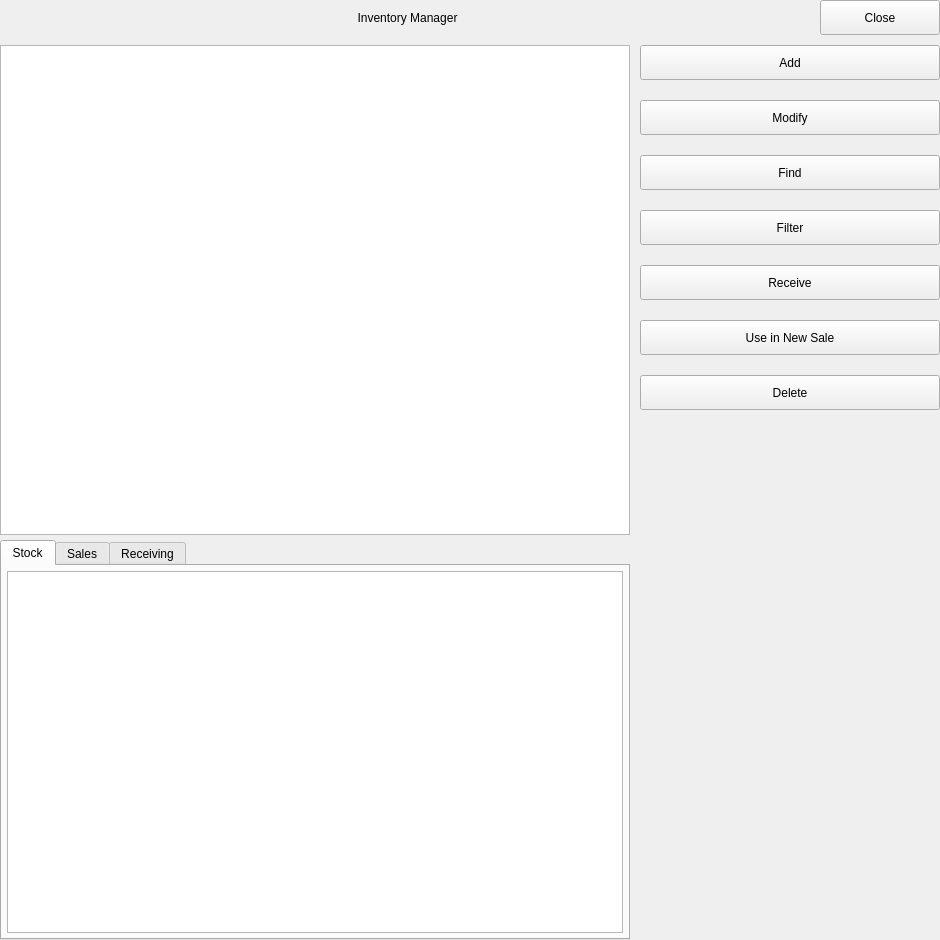
<?xml version="1.0" encoding="UTF-8"?>
<ui version="4.0">
 <class>InventoryManager</class>
 <widget class="QWidget" name="InventoryManager">
  <property name="geometry">
   <rect>
    <x>0</x>
    <y>0</y>
    <width>940</width>
    <height>940</height>
   </rect>
  </property>
  <property name="minimumSize">
   <size>
    <width>940</width>
    <height>940</height>
   </size>
  </property>
  <property name="windowTitle">
   <string>Inventory Manager</string>
  </property>
  <property name="styleSheet">
   <string notr="true"/>
  </property>
  <layout class="QVBoxLayout" name="verticalLayout_3">
   <property name="spacing">
    <number>10</number>
   </property>
   <property name="leftMargin">
    <number>0</number>
   </property>
   <property name="topMargin">
    <number>0</number>
   </property>
   <property name="rightMargin">
    <number>0</number>
   </property>
   <property name="bottomMargin">
    <number>0</number>
   </property>
   <item>
    <widget class="QWidget" name="widget" native="true">
     <property name="maximumSize">
      <size>
       <width>16777215</width>
       <height>35</height>
      </size>
     </property>
     <layout class="QHBoxLayout" name="horizontalLayout">
      <property name="spacing">
       <number>5</number>
      </property>
      <property name="leftMargin">
       <number>0</number>
      </property>
      <property name="topMargin">
       <number>0</number>
      </property>
      <property name="rightMargin">
       <number>0</number>
      </property>
      <property name="bottomMargin">
       <number>0</number>
      </property>
      <item>
       <widget class="QLabel" name="lb_window_title">
        <property name="minimumSize">
         <size>
          <width>0</width>
          <height>35</height>
         </size>
        </property>
        <property name="maximumSize">
         <size>
          <width>16777215</width>
          <height>35</height>
         </size>
        </property>
        <property name="text">
         <string>Inventory Manager</string>
        </property>
        <property name="alignment">
         <set>Qt::AlignmentFlag::AlignCenter</set>
        </property>
       </widget>
      </item>
      <item>
       <widget class="QPushButton" name="pb_window_close">
        <property name="minimumSize">
         <size>
          <width>120</width>
          <height>35</height>
         </size>
        </property>
        <property name="maximumSize">
         <size>
          <width>120</width>
          <height>35</height>
         </size>
        </property>
        <property name="text">
         <string>Close</string>
        </property>
        <property name="icon">
         <iconset resource="../assets/images/icons.qrc">
          <normaloff>:/Icons/close_white.svg</normaloff>:/Icons/close_white.svg</iconset>
        </property>
        <property name="iconSize">
         <size>
          <width>20</width>
          <height>20</height>
         </size>
        </property>
       </widget>
      </item>
     </layout>
    </widget>
   </item>
   <item>
    <widget class="QWidget" name="widget_2" native="true">
     <layout class="QHBoxLayout" name="horizontalLayout_2">
      <property name="spacing">
       <number>10</number>
      </property>
      <property name="leftMargin">
       <number>0</number>
      </property>
      <property name="topMargin">
       <number>0</number>
      </property>
      <property name="rightMargin">
       <number>0</number>
      </property>
      <property name="bottomMargin">
       <number>0</number>
      </property>
      <item>
       <widget class="QWidget" name="main_content" native="true">
        <layout class="QVBoxLayout" name="verticalLayout">
         <property name="spacing">
          <number>5</number>
         </property>
         <property name="leftMargin">
          <number>0</number>
         </property>
         <property name="topMargin">
          <number>0</number>
         </property>
         <property name="rightMargin">
          <number>0</number>
         </property>
         <property name="bottomMargin">
          <number>0</number>
         </property>
         <item>
          <widget class="QTableView" name="tbl_products"/>
         </item>
         <item>
          <widget class="QTabWidget" name="tab_product_details">
           <property name="minimumSize">
            <size>
             <width>0</width>
             <height>300</height>
            </size>
           </property>
           <property name="maximumSize">
            <size>
             <width>16777215</width>
             <height>400</height>
            </size>
           </property>
           <property name="currentIndex">
            <number>0</number>
           </property>
           <widget class="QWidget" name="tab_stock">
            <attribute name="title">
             <string>Stock</string>
            </attribute>
            <layout class="QGridLayout" name="gridLayout">
             <property name="leftMargin">
              <number>5</number>
             </property>
             <property name="topMargin">
              <number>5</number>
             </property>
             <property name="rightMargin">
              <number>5</number>
             </property>
             <property name="bottomMargin">
              <number>5</number>
             </property>
             <property name="horizontalSpacing">
              <number>5</number>
             </property>
             <item row="0" column="0">
              <widget class="QTableView" name="tbl_product_stock"/>
             </item>
            </layout>
           </widget>
           <widget class="QWidget" name="tab_sales">
            <attribute name="title">
             <string>Sales</string>
            </attribute>
            <layout class="QGridLayout" name="gridLayout_3">
             <property name="leftMargin">
              <number>5</number>
             </property>
             <property name="topMargin">
              <number>5</number>
             </property>
             <property name="rightMargin">
              <number>5</number>
             </property>
             <property name="bottomMargin">
              <number>5</number>
             </property>
             <property name="spacing">
              <number>5</number>
             </property>
             <item row="0" column="0">
              <widget class="QTableView" name="tbl_product_sales"/>
             </item>
            </layout>
           </widget>
           <widget class="QWidget" name="tab_receiving">
            <attribute name="title">
             <string>Receiving</string>
            </attribute>
            <layout class="QGridLayout" name="gridLayout_2">
             <property name="leftMargin">
              <number>5</number>
             </property>
             <property name="topMargin">
              <number>5</number>
             </property>
             <property name="rightMargin">
              <number>5</number>
             </property>
             <property name="bottomMargin">
              <number>5</number>
             </property>
             <property name="spacing">
              <number>5</number>
             </property>
             <item row="0" column="0">
              <widget class="QTableView" name="tbl_product_receiving"/>
             </item>
            </layout>
           </widget>
          </widget>
         </item>
        </layout>
       </widget>
      </item>
      <item>
       <widget class="QWidget" name="side_menu" native="true">
        <property name="minimumSize">
         <size>
          <width>300</width>
          <height>0</height>
         </size>
        </property>
        <property name="maximumSize">
         <size>
          <width>300</width>
          <height>16777215</height>
         </size>
        </property>
        <property name="layoutDirection">
         <enum>Qt::LayoutDirection::LeftToRight</enum>
        </property>
        <layout class="QVBoxLayout" name="verticalLayout_2">
         <property name="spacing">
          <number>20</number>
         </property>
         <property name="leftMargin">
          <number>0</number>
         </property>
         <property name="topMargin">
          <number>0</number>
         </property>
         <property name="rightMargin">
          <number>0</number>
         </property>
         <property name="bottomMargin">
          <number>0</number>
         </property>
         <item>
          <widget class="QPushButton" name="pb_add">
           <property name="minimumSize">
            <size>
             <width>0</width>
             <height>35</height>
            </size>
           </property>
           <property name="maximumSize">
            <size>
             <width>16777215</width>
             <height>35</height>
            </size>
           </property>
           <property name="text">
            <string>Add</string>
           </property>
           <property name="icon">
            <iconset resource="../assets/images/icons.qrc">
             <normaloff>:/Icons/add.svg</normaloff>:/Icons/add.svg</iconset>
           </property>
           <property name="iconSize">
            <size>
             <width>20</width>
             <height>20</height>
            </size>
           </property>
          </widget>
         </item>
         <item>
          <widget class="QPushButton" name="pb_modify">
           <property name="minimumSize">
            <size>
             <width>0</width>
             <height>35</height>
            </size>
           </property>
           <property name="maximumSize">
            <size>
             <width>16777215</width>
             <height>35</height>
            </size>
           </property>
           <property name="text">
            <string>Modify</string>
           </property>
           <property name="icon">
            <iconset resource="../assets/images/icons.qrc">
             <normaloff>:/Icons/edit.svg</normaloff>:/Icons/edit.svg</iconset>
           </property>
           <property name="iconSize">
            <size>
             <width>20</width>
             <height>20</height>
            </size>
           </property>
          </widget>
         </item>
         <item>
          <widget class="QPushButton" name="pb_find">
           <property name="minimumSize">
            <size>
             <width>0</width>
             <height>35</height>
            </size>
           </property>
           <property name="maximumSize">
            <size>
             <width>16777215</width>
             <height>35</height>
            </size>
           </property>
           <property name="text">
            <string>Find</string>
           </property>
           <property name="icon">
            <iconset resource="../assets/images/icons.qrc">
             <normaloff>:/Icons/search.svg</normaloff>:/Icons/search.svg</iconset>
           </property>
           <property name="iconSize">
            <size>
             <width>20</width>
             <height>20</height>
            </size>
           </property>
          </widget>
         </item>
         <item>
          <widget class="QPushButton" name="pb_filter">
           <property name="minimumSize">
            <size>
             <width>0</width>
             <height>35</height>
            </size>
           </property>
           <property name="maximumSize">
            <size>
             <width>16777215</width>
             <height>35</height>
            </size>
           </property>
           <property name="text">
            <string>Filter</string>
           </property>
           <property name="icon">
            <iconset resource="../assets/images/icons.qrc">
             <normaloff>:/Icons/filter.svg</normaloff>:/Icons/filter.svg</iconset>
           </property>
           <property name="iconSize">
            <size>
             <width>20</width>
             <height>20</height>
            </size>
           </property>
          </widget>
         </item>
         <item>
          <widget class="QPushButton" name="pb_receive">
           <property name="minimumSize">
            <size>
             <width>0</width>
             <height>35</height>
            </size>
           </property>
           <property name="maximumSize">
            <size>
             <width>16777215</width>
             <height>35</height>
            </size>
           </property>
           <property name="text">
            <string>Receive</string>
           </property>
           <property name="icon">
            <iconset resource="../assets/images/icons.qrc">
             <normaloff>:/Icons/items_bulk.svg</normaloff>:/Icons/items_bulk.svg</iconset>
           </property>
           <property name="iconSize">
            <size>
             <width>20</width>
             <height>20</height>
            </size>
           </property>
          </widget>
         </item>
         <item>
          <widget class="QPushButton" name="pb_use_in_sale">
           <property name="minimumSize">
            <size>
             <width>0</width>
             <height>35</height>
            </size>
           </property>
           <property name="maximumSize">
            <size>
             <width>16777215</width>
             <height>35</height>
            </size>
           </property>
           <property name="text">
            <string>Use in New Sale</string>
           </property>
           <property name="icon">
            <iconset resource="../assets/images/icons.qrc">
             <normaloff>:/Icons/shopping_cart.svg</normaloff>:/Icons/shopping_cart.svg</iconset>
           </property>
           <property name="iconSize">
            <size>
             <width>20</width>
             <height>20</height>
            </size>
           </property>
          </widget>
         </item>
         <item>
          <widget class="QPushButton" name="pb_delete">
           <property name="minimumSize">
            <size>
             <width>0</width>
             <height>35</height>
            </size>
           </property>
           <property name="maximumSize">
            <size>
             <width>16777215</width>
             <height>35</height>
            </size>
           </property>
           <property name="text">
            <string>Delete</string>
           </property>
           <property name="icon">
            <iconset resource="../assets/images/icons.qrc">
             <normaloff>:/Icons/trash.svg</normaloff>:/Icons/trash.svg</iconset>
           </property>
           <property name="iconSize">
            <size>
             <width>20</width>
             <height>20</height>
            </size>
           </property>
          </widget>
         </item>
         <item>
          <spacer name="verticalSpacer">
           <property name="orientation">
            <enum>Qt::Orientation::Vertical</enum>
           </property>
           <property name="sizeHint" stdset="0">
            <size>
             <width>20</width>
             <height>40</height>
            </size>
           </property>
          </spacer>
         </item>
        </layout>
       </widget>
      </item>
     </layout>
    </widget>
   </item>
  </layout>
 </widget>
 <resources>
  <include location="../assets/images/icons.qrc"/>
 </resources>
 <connections/>
</ui>
